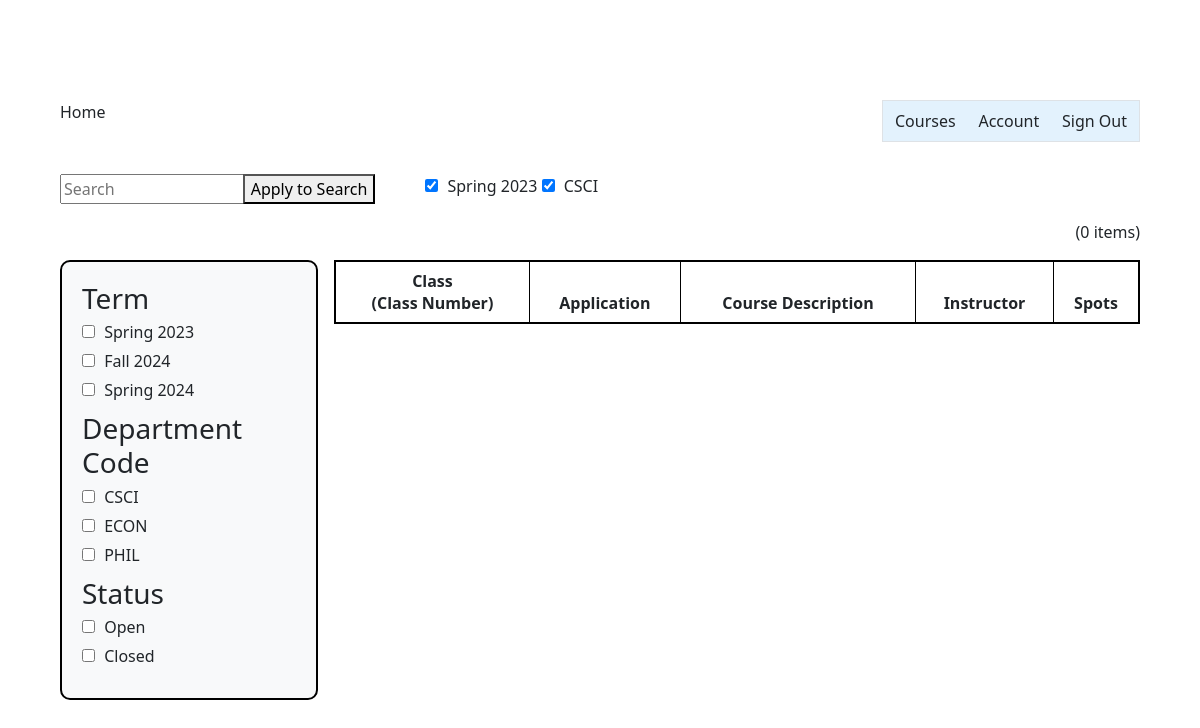
/student_summary/, run on an earlier commit of the app's database.
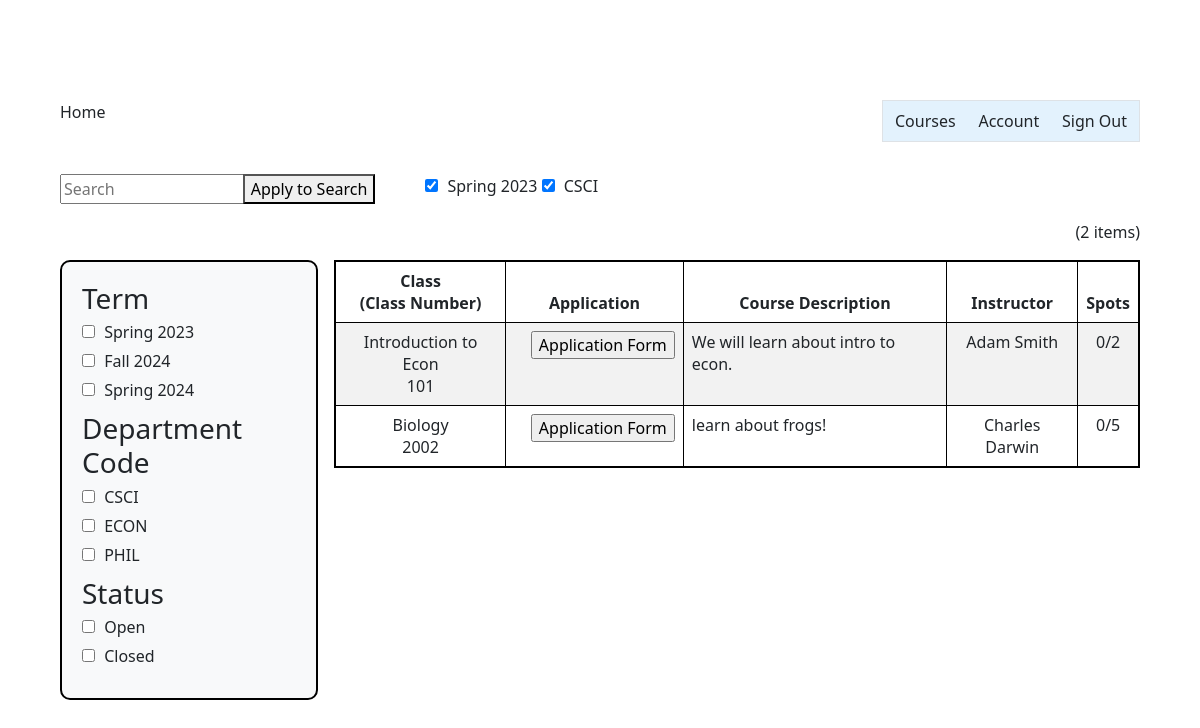
And on a later commit of the database.
### InstructorAddCourse/models.py (models this page shows)
class InstructorAddCourse(models.Model):
	course_name = models.CharField(max_length=255)
	course_number = models.CharField(max_length=255)
	course_instructor = models.CharField(max_length=255)
	course_description = models.CharField(max_length=800)
	total_time_commitment = models.DecimalField(max_digits=2, decimal_places=0, validators=[MinValueValidator(0)], default=0)
	has_discussion = models.CharField(choices=[('yes', 'Yes'),('no', 'No')], max_length=50, default='')
	num_ta_needed = models.DecimalField(max_digits=2, decimal_places=0, validators=[MinValueValidator(0)], default=0)
	curr_num_ta = models.IntegerField(default=0)
	graded_meeting = models.CharField(choices=[('yes', 'Yes'),('no', 'No')], max_length=50, default='')
	office_hours = models.DecimalField(max_digits=2, decimal_places=0, validators=[MinValueValidator(0)], default=0)
	other_info = models.CharField(max_length=800, default=None)

### studentSummary/views.py (the view)
# urls.py: path('student_summary/', student_summary_view),
def student_summary_view(response):
    course_objects = InstructorAddCourse.objects.all()
    course_count = course_objects.count()
    context = {'course_objects': course_objects, 'course_count': course_count}
    return render(response, "studentSummary.html", context)

### templates/studentSummary.html (shortened to what this page needs)
{% extends 'appbase.html' %} {% block content %} {% load static %}
<!DOCTYPE html>
<html>
  <head>
    <link rel="stylesheet" href="{% static 'adminSummary.css' %}" />
  </head>
  <body>
    <div class="container-fluid">
      <div class="row">
        <div class="col-sm-2">
          <div id="search-box">
            <input type="text" id="search-input" placeholder="Search" />
          </div>
        </div>
        <div class="col-sm-2">
          <button id="apply-to-search-btn">Apply to Search</button>
        </div>
        <div class="col-sm">
          <div class="applied-filters">
            <label
              ><input type="checkbox" name="category" value="Spring 2023" checked />
              Spring 2023</label
            >
            <label
              ><input type="checkbox" name="color" value="CSCI" checked />
              CSCI</label
            >
          </div>
        </div>
      </div>
      <div class="row" id="item-row">
        <div class="col-sm">
          <div class="text-end">({{course_count}} items)</div>
        </div>
      </div>
      <div class="row">
        <div class="col-sm-3">
          <div class="filter-box">
            <div class="filter-group">
              <h3>Term</h3>
              <label
                ><input type="checkbox" name="category" value="Spring 2023" />
                Spring 2023</label
              >
              <label
                ><input type="checkbox" name="category" value="Fall 2024" />
                Fall 2024</label
              >
              <label
                ><input type="checkbox" name="category" value="Spring 2024" />
                Spring 2024</label
              >
            </div>
            <div class="filter-group">
              <h3>Department Code</h3>
              <label
                ><input type="checkbox" name="color" value="CSCI" /> CSCI</label
              >
              <label
                ><input type="checkbox" name="color" value="ECON" /> ECON</label
              >
              <label
                ><input type="checkbox" name="color" value="PHIL" />
                PHIL</label
              >
            </div>
            <div class="filter-group">
              <h3>Status</h3>
              <label
                ><input type="checkbox" name="size" value="small" /> Open</label
              >
              <label
                ><input type="checkbox" name="size" value="medium" />
                Closed</label
              >
            </div>
          </div>
        </div>
        <div class="col-sm-9">
          <table class="table table-striped table-bordered table-hover">
            <thead>
              <tr>
                <th class="text-center" >Class<br />(Class Number)</th>
                <th class="text-center">Application</th>
                <th class="text-center">Course Description</th>
                <th class="text-center">Instructor</th>
                <th class="text-center">Spots</th>
              </tr>
            </thead>
            <tbody id="table-body">
              {% for course in course_objects %}
              <tr>
                <td class="text-center" >{{ course.course_name }}<br />{{ course.course_number}}</td>
                <td class = "text-center"><form action="http://127.0.0.1:8000/application/">
                        <input type="submit" value="Application Form" />
                    </form></td>
                <td class = "text-start">{{ course.course_description }}</td>
                <td class = "text-center">{{ course.course_instructor }}</td>
                <td class = "text-center">{{ course.curr_num_ta }}/{{ course.num_ta_needed }}</td>
              </tr>
              {% endfor %}
            </tbody>
          </table>
        </div>
      </div>
    </div>
  </body>
</html>
{% endblock %}

### templates/appbase.html (shortened to what this page needs)
{% load static %}
<html>
  <head>
    <link
      href="https://cdn.jsdelivr.net/npm/bootstrap@5.3.0-alpha1/dist/css/bootstrap.min.css"
      rel="stylesheet"
    />
  </head>
  <body>
    <div class="container-fluid m-4">
      <div class="row m-3">
        <div class="col-sm">
          <div class="label">Home</div>
        </div>
        <div class="col-sm-3">
          <nav class="navbar border navbar-light" style="background-color: #e3f2fd;">
            <div class="container-fluid">
              <a class="nav-link" href="#">Courses</a>
              <a class="nav-link" href="#">Account</a>
              <a class="nav-link" href="#">Sign Out</a>
            </div>
          </nav>
        </div>
        </div>
        <div class="row m-3">
          {% block content %} {% endblock %}
        </div>
      </div>
  </body>
</html>

### static/adminSummary.css (style rules this page uses)
body { height: 100%; display: flex; align-items: center; justify-content: center; }
.table-bordered { border: 2px solid black; }
.filter-box { padding: 20px; border: 2px solid black; background-color: #f8f9fa; border-radius: 10px; }
.filter-group { margin-bottom: 10px; }
.filter-group h3 { margin-top: 0; margin-bottom: 5px; }
.filter-group label { display: block; margin-bottom: 5px; }
.filter-group input[type="checkbox"] { margin-right: 5px; }
.applied-filters input[type="checkbox"] { margin-right: 5px; }
[class*="col"] { padding: 0.5rem; }

What changed in the data, as far as the page shows it:
added InstructorAddCourse: course_name "Introduction to Econ", course_number "101", course_description "We will learn about intro to econ.", course_instructor "Adam Smith", curr_num_ta "0", num_ta_needed "2"
added InstructorAddCourse: course_name "Biology", course_number "2002", course_description "learn about frogs!", course_instructor "Charles Darwin", curr_num_ta "0", num_ta_needed "5"
Also different on the page:
{{ course_count }}: "0" → "2"
